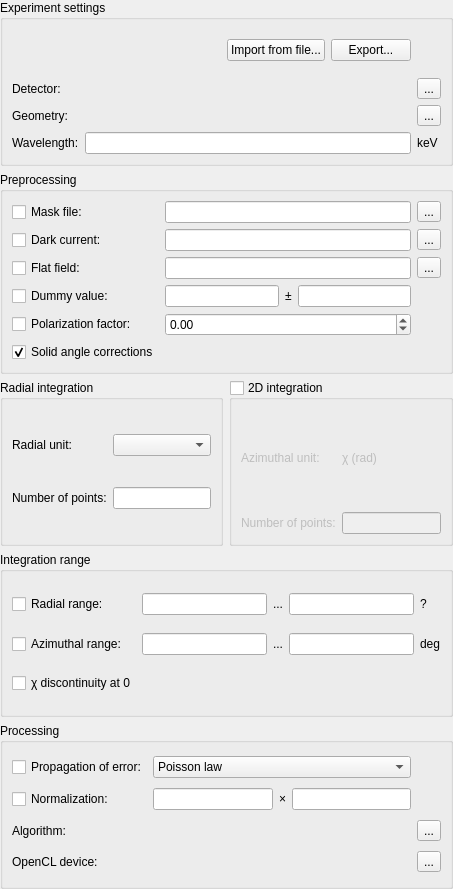
<?xml version="1.0" encoding="UTF-8"?>
<ui version="4.0">
 <class>Form</class>
 <widget class="QWidget" name="Form">
  <property name="geometry">
   <rect>
    <x>0</x>
    <y>0</y>
    <width>453</width>
    <height>889</height>
   </rect>
  </property>
  <layout class="QVBoxLayout" name="verticalLayout">
   <property name="margin">
    <number>0</number>
   </property>
   <item>
    <widget class="QGroupBox" name="groupBox">
     <property name="title">
      <string>Experiment settings</string>
     </property>
     <layout class="QGridLayout" name="gridLayout" rowstretch="0,0,0,0" columnstretch="0,1,0">
      <item row="2" column="0">
       <widget class="QLabel" name="label_7">
        <property name="text">
         <string>Geometry:</string>
        </property>
       </widget>
      </item>
      <item row="1" column="2">
       <widget class="QToolButton" name="load_detector">
        <property name="toolTip">
         <string>select spline file graphically</string>
        </property>
        <property name="text">
         <string>...</string>
        </property>
       </widget>
      </item>
      <item row="1" column="0">
       <widget class="QLabel" name="label_5">
        <property name="text">
         <string>Detector:</string>
        </property>
       </widget>
      </item>
      <item row="0" column="0" colspan="2">
       <widget class="QWidget" name="widget" native="true">
        <layout class="QHBoxLayout" name="horizontalLayout">
         <property name="margin">
          <number>0</number>
         </property>
         <item>
          <spacer name="horizontalSpacer">
           <property name="orientation">
            <enum>Qt::Horizontal</enum>
           </property>
           <property name="sizeHint" stdset="0">
            <size>
             <width>40</width>
             <height>20</height>
            </size>
           </property>
          </spacer>
         </item>
         <item>
          <widget class="QPushButton" name="file_import">
           <property name="enabled">
            <bool>true</bool>
           </property>
           <property name="sizePolicy">
            <sizepolicy hsizetype="Fixed" vsizetype="Fixed">
             <horstretch>0</horstretch>
             <verstretch>0</verstretch>
            </sizepolicy>
           </property>
           <property name="text">
            <string>Import from file...</string>
           </property>
          </widget>
         </item>
         <item>
          <widget class="QPushButton" name="poni_save">
           <property name="enabled">
            <bool>true</bool>
           </property>
           <property name="sizePolicy">
            <sizepolicy hsizetype="Fixed" vsizetype="Fixed">
             <horstretch>0</horstretch>
             <verstretch>0</verstretch>
            </sizepolicy>
           </property>
           <property name="text">
            <string>Export...</string>
           </property>
          </widget>
         </item>
        </layout>
       </widget>
      </item>
      <item row="2" column="2">
       <widget class="QToolButton" name="show_geometry">
        <property name="toolTip">
         <string>select spline file graphically</string>
        </property>
        <property name="text">
         <string>...</string>
        </property>
       </widget>
      </item>
      <item row="2" column="1">
       <widget class="GeometryLabel" name="geometry_label">
        <property name="alignment">
         <set>Qt::AlignRight|Qt::AlignTrailing|Qt::AlignVCenter</set>
        </property>
       </widget>
      </item>
      <item row="1" column="1">
       <widget class="DetectorLabel" name="detector_label">
        <property name="text">
         <string/>
        </property>
        <property name="alignment">
         <set>Qt::AlignRight|Qt::AlignTrailing|Qt::AlignVCenter</set>
        </property>
        <property name="textInteractionFlags">
         <set>Qt::LinksAccessibleByMouse|Qt::TextSelectableByMouse</set>
        </property>
       </widget>
      </item>
      <item row="3" column="2">
       <widget class="UnitLabel" name="wavelengthUnit">
        <property name="text">
         <string>keV</string>
        </property>
       </widget>
      </item>
      <item row="3" column="0">
       <widget class="QLabel" name="label_8">
        <property name="text">
         <string>Wavelength:</string>
        </property>
       </widget>
      </item>
      <item row="3" column="1">
       <widget class="QuantityEdit" name="wavelengthEdit">
        <property name="toolTip">
         <string>File containing the image of the mask</string>
        </property>
        <property name="alignment">
         <set>Qt::AlignRight|Qt::AlignTrailing|Qt::AlignVCenter</set>
        </property>
       </widget>
      </item>
     </layout>
    </widget>
   </item>
   <item>
    <widget class="QGroupBox" name="groupBox_2">
     <property name="title">
      <string>Preprocessing</string>
     </property>
     <layout class="QGridLayout" name="gridLayout_3">
      <item row="4" column="0">
       <widget class="QCheckBox" name="do_polarization">
        <property name="toolTip">
         <string>Perform polarization corrections</string>
        </property>
        <property name="text">
         <string>Polarization factor:</string>
        </property>
       </widget>
      </item>
      <item row="3" column="0">
       <widget class="QCheckBox" name="do_dummy">
        <property name="toolTip">
         <string>Perform dynamic masking</string>
        </property>
        <property name="statusTip">
         <string/>
        </property>
        <property name="text">
         <string>Dummy value:</string>
        </property>
       </widget>
      </item>
      <item row="0" column="0">
       <widget class="QCheckBox" name="do_mask">
        <property name="toolTip">
         <string>Mask-out pixels</string>
        </property>
        <property name="text">
         <string>Mask file:</string>
        </property>
       </widget>
      </item>
      <item row="3" column="1">
       <widget class="QLineEdit" name="val_dummy">
        <property name="toolTip">
         <string>Dummy value for dynamic masking</string>
        </property>
       </widget>
      </item>
      <item row="2" column="1" colspan="3">
       <widget class="FileEdit" name="flat_field">
        <property name="toolTip">
         <string>File containing the flat-field image</string>
        </property>
       </widget>
      </item>
      <item row="3" column="2">
       <widget class="QLabel" name="label">
        <property name="text">
         <string>±</string>
        </property>
       </widget>
      </item>
      <item row="1" column="4">
       <widget class="LoadImageToolButton" name="file_dark_current">
        <property name="toolTip">
         <string>Select a dark current file</string>
        </property>
        <property name="text">
         <string>...</string>
        </property>
       </widget>
      </item>
      <item row="2" column="4">
       <widget class="LoadImageToolButton" name="file_flat_field">
        <property name="toolTip">
         <string>Select a flat field file</string>
        </property>
        <property name="text">
         <string>...</string>
        </property>
       </widget>
      </item>
      <item row="2" column="0">
       <widget class="QCheckBox" name="do_flat">
        <property name="toolTip">
         <string>Perform flat field corrrections</string>
        </property>
        <property name="text">
         <string>Flat field:</string>
        </property>
       </widget>
      </item>
      <item row="1" column="0">
       <widget class="QCheckBox" name="do_dark">
        <property name="toolTip">
         <string>Perform dark current subtraction</string>
        </property>
        <property name="text">
         <string>Dark current:</string>
        </property>
       </widget>
      </item>
      <item row="0" column="4">
       <widget class="LoadImageToolButton" name="file_mask_file">
        <property name="toolTip">
         <string>Select a mask file</string>
        </property>
        <property name="text">
         <string>...</string>
        </property>
       </widget>
      </item>
      <item row="0" column="1" colspan="3">
       <widget class="FileEdit" name="mask_file">
        <property name="toolTip">
         <string>File containing the image of the mask</string>
        </property>
       </widget>
      </item>
      <item row="1" column="1" colspan="3">
       <widget class="FileEdit" name="dark_current">
        <property name="toolTip">
         <string>File containing the dark image</string>
        </property>
       </widget>
      </item>
      <item row="3" column="3">
       <widget class="QLineEdit" name="delta_dummy">
        <property name="toolTip">
         <string>Precision for dummy value</string>
        </property>
       </widget>
      </item>
      <item row="4" column="1" colspan="3">
       <widget class="QDoubleSpinBox" name="polarization_factor">
        <property name="toolTip">
         <string>Between 1 (Vertical) and -1 (Horizontal polarization). </string>
        </property>
        <property name="minimum">
         <double>-1.000000000000000</double>
        </property>
        <property name="maximum">
         <double>1.000000000000000</double>
        </property>
        <property name="singleStep">
         <double>0.050000000000000</double>
        </property>
       </widget>
      </item>
      <item row="5" column="0">
       <widget class="QCheckBox" name="do_solid_angle">
        <property name="toolTip">
         <string>Correct solid angle effects</string>
        </property>
        <property name="text">
         <string>Solid angle corrections</string>
        </property>
        <property name="checked">
         <bool>true</bool>
        </property>
       </widget>
      </item>
     </layout>
    </widget>
   </item>
   <item>
    <widget class="QWidget" name="widget_2" native="true">
     <layout class="QHBoxLayout" name="horizontalLayout_2">
      <property name="margin">
       <number>0</number>
      </property>
      <item>
       <widget class="QGroupBox" name="groupBox_8">
        <property name="title">
         <string>Radial integration</string>
        </property>
        <layout class="QGridLayout" name="gridLayout_8">
         <item row="2" column="0">
          <widget class="QLabel" name="label_21">
           <property name="text">
            <string>Number of points:</string>
           </property>
          </widget>
         </item>
         <item row="2" column="1">
          <widget class="QLineEdit" name="nbpt_rad"/>
         </item>
         <item row="1" column="0">
          <widget class="QLabel" name="label_12">
           <property name="text">
            <string>Radial unit:</string>
           </property>
          </widget>
         </item>
         <item row="1" column="1">
          <widget class="UnitSelector" name="radial_unit">
           <property name="sizeAdjustPolicy">
            <enum>QComboBox::AdjustToMinimumContentsLength</enum>
           </property>
          </widget>
         </item>
        </layout>
       </widget>
      </item>
      <item>
       <widget class="QGroupBox" name="do_2D">
        <property name="title">
         <string>2D integration</string>
        </property>
        <property name="checkable">
         <bool>true</bool>
        </property>
        <property name="checked">
         <bool>false</bool>
        </property>
        <layout class="QGridLayout" name="gridLayout_7">
         <item row="1" column="0">
          <widget class="QLabel" name="label_20">
           <property name="text">
            <string>Number of points:</string>
           </property>
          </widget>
         </item>
         <item row="0" column="0">
          <widget class="QLabel" name="label_17">
           <property name="text">
            <string>Azimuthal unit:</string>
           </property>
          </widget>
         </item>
         <item row="1" column="1">
          <widget class="QLineEdit" name="nbpt_azim"/>
         </item>
         <item row="0" column="1">
          <widget class="QLabel" name="azimuthal_unit">
           <property name="text">
            <string>χ (rad)</string>
           </property>
          </widget>
         </item>
        </layout>
       </widget>
      </item>
     </layout>
    </widget>
   </item>
   <item>
    <widget class="QGroupBox" name="groupBox_5">
     <property name="title">
      <string>Integration range</string>
     </property>
     <layout class="QGridLayout" name="gridLayout_4">
      <item row="2" column="2">
       <widget class="QLabel" name="label_9">
        <property name="text">
         <string>...</string>
        </property>
       </widget>
      </item>
      <item row="2" column="3">
       <widget class="QLineEdit" name="radial_range_max">
        <property name="toolTip">
         <string>upper radial bound</string>
        </property>
       </widget>
      </item>
      <item row="2" column="0">
       <widget class="QCheckBox" name="do_radial_range">
        <property name="toolTip">
         <string>Limit/Force the radial range</string>
        </property>
        <property name="text">
         <string>Radial range:</string>
        </property>
       </widget>
      </item>
      <item row="2" column="1">
       <widget class="QLineEdit" name="radial_range_min">
        <property name="toolTip">
         <string>Lower radial bound</string>
        </property>
       </widget>
      </item>
      <item row="2" column="4">
       <widget class="QLabel" name="_radialRangeUnit">
        <property name="text">
         <string>?</string>
        </property>
       </widget>
      </item>
      <item row="4" column="0">
       <widget class="QCheckBox" name="chi_discontinuity_at_0">
        <property name="toolTip">
         <string>if unset, the discontinuity is at 180°</string>
        </property>
        <property name="text">
         <string>χ discontinuity at 0</string>
        </property>
       </widget>
      </item>
      <item row="3" column="0">
       <widget class="QCheckBox" name="do_azimuthal_range">
        <property name="toolTip">
         <string>Limit/force the azimuthal range</string>
        </property>
        <property name="text">
         <string>Azimuthal range:</string>
        </property>
       </widget>
      </item>
      <item row="3" column="1">
       <widget class="QLineEdit" name="azimuth_range_min">
        <property name="toolTip">
         <string>Lower azimuthal bound</string>
        </property>
        <property name="text">
         <string/>
        </property>
       </widget>
      </item>
      <item row="3" column="3">
       <widget class="QLineEdit" name="azimuth_range_max">
        <property name="toolTip">
         <string>Upper azimuthal bound</string>
        </property>
       </widget>
      </item>
      <item row="3" column="4">
       <widget class="QLabel" name="label_24">
        <property name="text">
         <string>deg</string>
        </property>
       </widget>
      </item>
      <item row="3" column="2">
       <widget class="QLabel" name="label_10">
        <property name="text">
         <string>...</string>
        </property>
       </widget>
      </item>
     </layout>
    </widget>
   </item>
   <item>
    <widget class="QGroupBox" name="groupBox_4">
     <property name="title">
      <string>Processing</string>
     </property>
     <layout class="QGridLayout" name="gridLayout_2">
      <item row="0" column="0">
       <widget class="QCheckBox" name="do_poisson">
        <property name="text">
         <string>Propagation of error:</string>
        </property>
       </widget>
      </item>
      <item row="0" column="1" colspan="3">
       <widget class="QComboBox" name="error_selection">
        <item>
         <property name="text">
          <string>Poisson law</string>
         </property>
        </item>
       </widget>
      </item>
      <item row="1" column="0">
       <widget class="QCheckBox" name="do_normalization">
        <property name="toolTip">
         <string>Perform normalization of the result of the integration, by dividing by this factor</string>
        </property>
        <property name="text">
         <string>Normalization:</string>
        </property>
       </widget>
      </item>
      <item row="1" column="1">
       <widget class="QLineEdit" name="normalization_factor">
        <property name="toolTip">
         <string>Normalization factor applied to each integration</string>
        </property>
        <property name="text">
         <string/>
        </property>
        <property name="alignment">
         <set>Qt::AlignRight|Qt::AlignTrailing|Qt::AlignVCenter</set>
        </property>
       </widget>
      </item>
      <item row="1" column="2">
       <widget class="QLabel" name="label_2">
        <property name="text">
         <string>×</string>
        </property>
       </widget>
      </item>
      <item row="1" column="3">
       <widget class="MonitorNameEdit" name="monitor_name">
        <property name="toolTip">
         <string>Monitor name to reach normalization from the header of the input data</string>
        </property>
        <property name="text">
         <string/>
        </property>
       </widget>
      </item>
      <item row="2" column="0">
       <widget class="QLabel" name="label_13">
        <property name="text">
         <string>Algorithm:</string>
        </property>
       </widget>
      </item>
      <item row="2" column="4">
       <widget class="QToolButton" name="method_config_button">
        <property name="text">
         <string>...</string>
        </property>
       </widget>
      </item>
      <item row="3" column="0">
       <widget class="QLabel" name="opencl_title">
        <property name="text">
         <string>OpenCL device:</string>
        </property>
       </widget>
      </item>
      <item row="3" column="4">
       <widget class="QToolButton" name="opencl_config_button">
        <property name="text">
         <string>...</string>
        </property>
       </widget>
      </item>
      <item row="2" column="1" colspan="3">
       <widget class="MethodLabel" name="methodLabel">
        <property name="alignment">
         <set>Qt::AlignRight|Qt::AlignTrailing|Qt::AlignVCenter</set>
        </property>
       </widget>
      </item>
      <item row="3" column="1" colspan="3">
       <widget class="OpenClDeviceLabel" name="opencl_label">
        <property name="alignment">
         <set>Qt::AlignRight|Qt::AlignTrailing|Qt::AlignVCenter</set>
        </property>
       </widget>
      </item>
     </layout>
    </widget>
   </item>
  </layout>
 </widget>
 <customwidgets>
  <customwidget>
   <class>DetectorLabel</class>
   <extends>QLabel</extends>
   <header>pyFAI.gui.widgets.DetectorLabel</header>
  </customwidget>
  <customwidget>
   <class>UnitSelector</class>
   <extends>QComboBox</extends>
   <header>pyFAI.gui.widgets.UnitSelector</header>
  </customwidget>
  <customwidget>
   <class>OpenClDeviceLabel</class>
   <extends>QLabel</extends>
   <header>pyFAI.gui.widgets.OpenClDeviceLabel</header>
  </customwidget>
  <customwidget>
   <class>QuantityEdit</class>
   <extends>QLineEdit</extends>
   <header>pyFAI.gui.widgets.QuantityEdit</header>
  </customwidget>
  <customwidget>
   <class>UnitLabel</class>
   <extends>QLabel</extends>
   <header>pyFAI.gui.widgets.UnitLabel</header>
  </customwidget>
  <customwidget>
   <class>GeometryLabel</class>
   <extends>QLabel</extends>
   <header>pyFAI.gui.widgets.GeometryLabel</header>
  </customwidget>
  <customwidget>
   <class>MethodLabel</class>
   <extends>QLabel</extends>
   <header>pyFAI.gui.widgets.MethodLabel</header>
  </customwidget>
  <customwidget>
   <class>LoadImageToolButton</class>
   <extends>QToolButton</extends>
   <header>pyFAI.gui.widgets.LoadImageToolButton</header>
  </customwidget>
  <customwidget>
   <class>MonitorNameEdit</class>
   <extends>QLineEdit</extends>
   <header>pyFAI.gui.widgets.MonitorNameEdit</header>
  </customwidget>
  <customwidget>
   <class>FileEdit</class>
   <extends>QLineEdit</extends>
   <header>pyFAI.gui.widgets.FileEdit</header>
  </customwidget>
 </customwidgets>
 <resources/>
 <connections/>
</ui>
